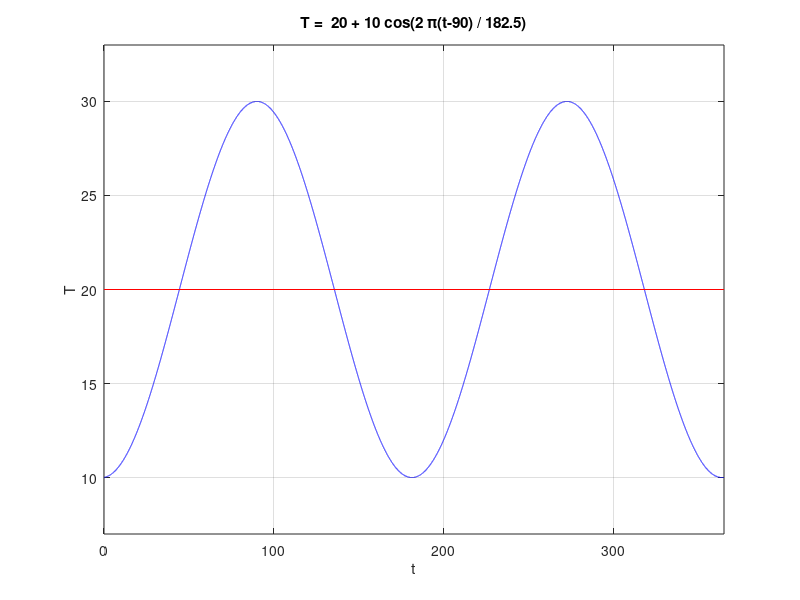

Write the MATLAB code that produced this figure.
close all

% Graph of  T =  20 + 10 cos(2 pi(t-90)/182.5)
t = 0:0.01:365;
T = 20 + 10*cos(2*pi*(t-90)/182.5);
plot(t,T,'b');
hold on
grid on;

% The T axis
% T = linspace(5,35,2);
% t = 0*T;
% plot(t,T,'k');

% The mean of the sinusoidal function
t = linspace(0,365,2);
T = 0*t + 20;
plot(t,T,'r');

% The title and the labels
xlabel('t');
ylabel('T');
title('T =  20 + 10 cos(2 \pi(t-90) / 182.5)');

axis([0, 365, 7, 33])

% Initial condition at t = 0
C = 0.1 -0.02*(0-90) - (1.825/(2*pi))*sin(2*pi*(0-90)/182.5)
L = 0.02*(30-90) + (1.825/(2*pi))*sin(2*pi*(30-90)/182.5) + C

% initial condition at t = 151
C = 0.1 -0.02*(151-90) - (1.825/(2*pi))*sin(2*pi*(151-90)/182.5)
L = 0.02*(300-90) + (1.825/(2*pi))*sin(2*pi*(300-90)/182.5) + C
